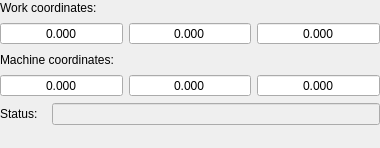
<?xml version="1.0" encoding="UTF-8"?>
<ui version="4.0">
 <class>partMainState</class>
 <widget class="QWidget" name="partMainState">
  <property name="geometry">
   <rect>
    <x>0</x>
    <y>0</y>
    <width>380</width>
    <height>148</height>
   </rect>
  </property>
  <property name="sizePolicy">
   <sizepolicy hsizetype="Minimum" vsizetype="Minimum">
    <horstretch>0</horstretch>
    <verstretch>0</verstretch>
   </sizepolicy>
  </property>
  <property name="minimumSize">
   <size>
    <width>0</width>
    <height>148</height>
   </size>
  </property>
  <property name="maximumSize">
   <size>
    <width>16777215</width>
    <height>148</height>
   </size>
  </property>
  <property name="windowTitle">
   <string>Form</string>
  </property>
  <layout class="QVBoxLayout" name="verticalLayout">
   <property name="leftMargin">
    <number>0</number>
   </property>
   <property name="topMargin">
    <number>0</number>
   </property>
   <property name="rightMargin">
    <number>0</number>
   </property>
   <property name="bottomMargin">
    <number>0</number>
   </property>
   <item>
    <layout class="QVBoxLayout" name="workLayout">
     <item>
      <layout class="QHBoxLayout" name="horizontalLayout_9">
       <item>
        <widget class="QLabel" name="label">
         <property name="text">
          <string>Work coordinates:</string>
         </property>
        </widget>
       </item>
      </layout>
     </item>
     <item>
      <layout class="QHBoxLayout" name="horizontalLayout">
       <item>
        <widget class="QDoubleSpinBox" name="txtWX">
         <property name="sizePolicy">
          <sizepolicy hsizetype="Expanding" vsizetype="Fixed">
           <horstretch>0</horstretch>
           <verstretch>0</verstretch>
          </sizepolicy>
         </property>
         <property name="toolTip">
          <string>X</string>
         </property>
         <property name="alignment">
          <set>Qt::AlignmentFlag::AlignCenter</set>
         </property>
         <property name="readOnly">
          <bool>true</bool>
         </property>
         <property name="buttonSymbols">
          <enum>QAbstractSpinBox::ButtonSymbols::NoButtons</enum>
         </property>
         <property name="decimals">
          <number>3</number>
         </property>
         <property name="minimum">
          <double>-9999.000000000000000</double>
         </property>
         <property name="maximum">
          <double>9999.000000000000000</double>
         </property>
         <property name="value">
          <double>0.000000000000000</double>
         </property>
        </widget>
       </item>
       <item>
        <widget class="QDoubleSpinBox" name="txtWY">
         <property name="sizePolicy">
          <sizepolicy hsizetype="Expanding" vsizetype="Fixed">
           <horstretch>0</horstretch>
           <verstretch>0</verstretch>
          </sizepolicy>
         </property>
         <property name="toolTip">
          <string>Y</string>
         </property>
         <property name="alignment">
          <set>Qt::AlignmentFlag::AlignCenter</set>
         </property>
         <property name="readOnly">
          <bool>true</bool>
         </property>
         <property name="buttonSymbols">
          <enum>QAbstractSpinBox::ButtonSymbols::NoButtons</enum>
         </property>
         <property name="decimals">
          <number>3</number>
         </property>
         <property name="minimum">
          <double>-9999.000000000000000</double>
         </property>
         <property name="maximum">
          <double>9999.000000000000000</double>
         </property>
         <property name="value">
          <double>0.000000000000000</double>
         </property>
        </widget>
       </item>
       <item>
        <widget class="QDoubleSpinBox" name="txtWZ">
         <property name="sizePolicy">
          <sizepolicy hsizetype="Expanding" vsizetype="Fixed">
           <horstretch>0</horstretch>
           <verstretch>0</verstretch>
          </sizepolicy>
         </property>
         <property name="toolTip">
          <string>Z</string>
         </property>
         <property name="alignment">
          <set>Qt::AlignmentFlag::AlignCenter</set>
         </property>
         <property name="readOnly">
          <bool>true</bool>
         </property>
         <property name="buttonSymbols">
          <enum>QAbstractSpinBox::ButtonSymbols::NoButtons</enum>
         </property>
         <property name="decimals">
          <number>3</number>
         </property>
         <property name="minimum">
          <double>-9999.000000000000000</double>
         </property>
         <property name="maximum">
          <double>9999.000000000000000</double>
         </property>
         <property name="value">
          <double>0.000000000000000</double>
         </property>
        </widget>
       </item>
      </layout>
     </item>
    </layout>
   </item>
   <item>
    <layout class="QVBoxLayout" name="machineLayout">
     <item>
      <layout class="QHBoxLayout" name="horizontalLayout_10">
       <item>
        <widget class="QLabel" name="label_2">
         <property name="text">
          <string>Machine coordinates:</string>
         </property>
        </widget>
       </item>
      </layout>
     </item>
     <item>
      <layout class="QHBoxLayout" name="horizontalLayout_3">
       <item>
        <widget class="QDoubleSpinBox" name="txtMX">
         <property name="sizePolicy">
          <sizepolicy hsizetype="Expanding" vsizetype="Fixed">
           <horstretch>0</horstretch>
           <verstretch>0</verstretch>
          </sizepolicy>
         </property>
         <property name="toolTip">
          <string>X</string>
         </property>
         <property name="alignment">
          <set>Qt::AlignmentFlag::AlignCenter</set>
         </property>
         <property name="readOnly">
          <bool>true</bool>
         </property>
         <property name="buttonSymbols">
          <enum>QAbstractSpinBox::ButtonSymbols::NoButtons</enum>
         </property>
         <property name="decimals">
          <number>3</number>
         </property>
         <property name="minimum">
          <double>-9999.000000000000000</double>
         </property>
         <property name="maximum">
          <double>9999.000000000000000</double>
         </property>
         <property name="value">
          <double>0.000000000000000</double>
         </property>
        </widget>
       </item>
       <item>
        <widget class="QDoubleSpinBox" name="txtMY">
         <property name="sizePolicy">
          <sizepolicy hsizetype="Expanding" vsizetype="Fixed">
           <horstretch>0</horstretch>
           <verstretch>0</verstretch>
          </sizepolicy>
         </property>
         <property name="toolTip">
          <string>Y</string>
         </property>
         <property name="alignment">
          <set>Qt::AlignmentFlag::AlignCenter</set>
         </property>
         <property name="readOnly">
          <bool>true</bool>
         </property>
         <property name="buttonSymbols">
          <enum>QAbstractSpinBox::ButtonSymbols::NoButtons</enum>
         </property>
         <property name="decimals">
          <number>3</number>
         </property>
         <property name="minimum">
          <double>-9999.000000000000000</double>
         </property>
         <property name="maximum">
          <double>9999.000000000000000</double>
         </property>
         <property name="value">
          <double>0.000000000000000</double>
         </property>
        </widget>
       </item>
       <item>
        <widget class="QDoubleSpinBox" name="txtMZ">
         <property name="sizePolicy">
          <sizepolicy hsizetype="Expanding" vsizetype="Fixed">
           <horstretch>0</horstretch>
           <verstretch>0</verstretch>
          </sizepolicy>
         </property>
         <property name="toolTip">
          <string>Z</string>
         </property>
         <property name="alignment">
          <set>Qt::AlignmentFlag::AlignCenter</set>
         </property>
         <property name="readOnly">
          <bool>true</bool>
         </property>
         <property name="buttonSymbols">
          <enum>QAbstractSpinBox::ButtonSymbols::NoButtons</enum>
         </property>
         <property name="decimals">
          <number>3</number>
         </property>
         <property name="minimum">
          <double>-9999.000000000000000</double>
         </property>
         <property name="maximum">
          <double>9999.000000000000000</double>
         </property>
         <property name="value">
          <double>0.000000000000000</double>
         </property>
        </widget>
       </item>
      </layout>
     </item>
    </layout>
   </item>
   <item>
    <layout class="QFormLayout" name="statusLayout">
     <property name="fieldGrowthPolicy">
      <enum>QFormLayout::FieldGrowthPolicy::AllNonFixedFieldsGrow</enum>
     </property>
     <property name="rowWrapPolicy">
      <enum>QFormLayout::RowWrapPolicy::DontWrapRows</enum>
     </property>
     <property name="horizontalSpacing">
      <number>14</number>
     </property>
     <item row="0" column="0">
      <widget class="QLabel" name="Label">
       <property name="text">
        <string>Status:</string>
       </property>
      </widget>
     </item>
     <item row="0" column="1">
      <widget class="QLineEdit" name="txtStatus">
       <property name="enabled">
        <bool>false</bool>
       </property>
       <property name="acceptDrops">
        <bool>false</bool>
       </property>
       <property name="styleSheet">
        <string notr="true">QLineEdit {color: palette(text);}</string>
       </property>
       <property name="alignment">
        <set>Qt::AlignmentFlag::AlignCenter</set>
       </property>
       <property name="readOnly">
        <bool>true</bool>
       </property>
       <property name="status" stdset="0">
        <string/>
       </property>
      </widget>
     </item>
    </layout>
   </item>
  </layout>
 </widget>
 <resources/>
 <connections/>
</ui>
